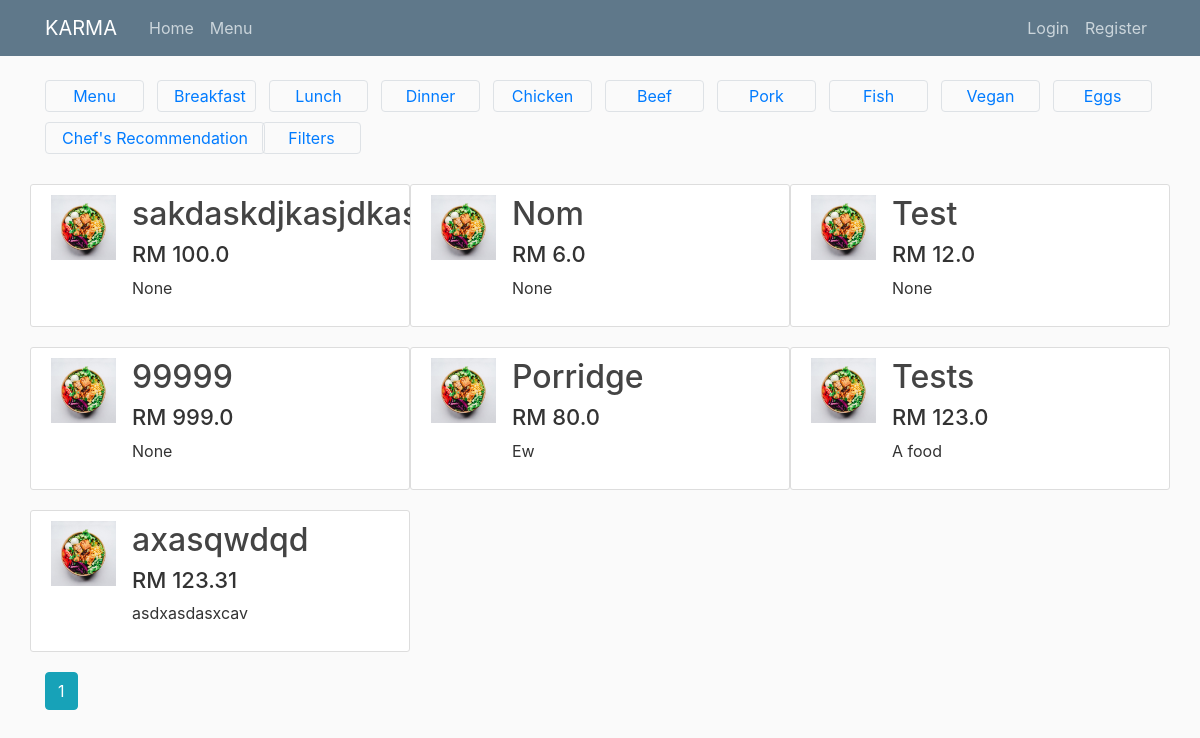
The page /menu on the database its author committed.
### ordermenu/models.py (models this page shows, shortened)
class Tags(db.Model):
    id = db.Column(db.Integer, primary_key=True)
    tagname = db.Column(db.String(20), nullable=False)

class Food(db.Model):
    id = db.Column(db.Integer, primary_key = True)
    name = db.Column(db.String(100), nullable=False, unique= True)
    price = db.Column(db.Float, nullable=False)
    description = db.Column(db.Text, nullable=False)
    smoldescription = db.Column(db.Text, nullable=False)
    image_file = db.Column(db.String(20), nullable=False, default='default.jpg')
    tags = db.relationship('Tags', secondary=food_tags, backref='foodtags',  lazy='dynamic')

### ordermenu/routes.py (the view)
@app.route("/menu")
def menu():
    tag = []
    temptag = Tags.query.all()
    for each in temptag:
        if each.tagname not in tag:
            tag.append(each.tagname)
    foodpage = request.args.get('page', 1, type=int)
    foodlist = Food.query.order_by(Food.id).paginate(page=foodpage, per_page=9)
    return render_template('menu.html', menulists=foodlist, tags = tag)

### ordermenu/templates/menu.html
{% extends "layout.html" %}
{% block content %}
<div class="navbar-expand-lg navbar-nav flex-row mr-auto tag-grid">
  <a class="nav-item nav-link border spaceme tag-item click-yellow rounded" href="{{ url_for('menu') }}"> Menu </a>
  {% for each in tags %}
    {% if each == "Chef's Recommendation" %}
      <a class="nav-item border rounded spaceme click-yellow tag-long tag-item long-tag" href="{{ url_for('filtertag', tag = each) }}"> {{each}} </a>
    {% else %}
      <a class="nav-item border rounded spaceme click-yellow tag-item" href="{{ url_for('filtertag', tag = each) }}"> {{each}} </a>
    {% endif %}
  {% endfor %}
  <a class="nav-item border rounded spaceme click-yellow tag-item ml-105" href="{{ url_for('filter_tags', tag = each) }}"> Filters </a>
</div>
<div class="row ezcontainer">
    {% for food in menulists.items %}
    {% if loop.index0 % 3 == 0 %}
    </div>
    <div class="row">
    {% endif %}
        <article class="media content-section col-4">
          <img class="article-img" src="{{ url_for('static', filename='food_pics/' + food.image_file) }}">
          <div class="media-body">
            <h2><a class="article-title" href="{{ url_for('fooddetail', food_id=food.id) }}">{{ food.name }}</a></h2>
            <h3 class="article-content text-blue lead h5 prices fw-bold"> RM {{food.price}} </h3>
            <p class="article-content mr-10">{{ food.smoldescription }}</p>
          </div>
        </article>
    {% endfor %}
</div>
    {% for page_num in menulists.iter_pages(left_edge=1, right_edge=1, left_current=1, right_current=2) %}
      {% if page_num %}
        {% if menulists.page == page_num %}
          <a class="btn btn-info mb-4" href="{{ url_for('menu', page=page_num) }}">{{ page_num }}</a>
        {% else %}
          <a class="btn btn-outline-info mb-4" href="{{ url_for('menu', page=page_num) }}">{{ page_num }}</a>
        {% endif %}
      {% else %}
        ...
      {% endif %}
    {% endfor %}
{% endblock content %}

### ordermenu/static/main.css (style rules this page uses)
body { background: #fafafa; color: #333333; margin-top: 5rem; }
h1, h2, h3, h4, h5, h6 { color: #444444; }
.content-section { background: #ffffff; padding: 10px 20px; border: 1px solid #dddddd; border-radius: 3px; margin-bottom: 20px; }
.article-title { color: #444444; }
.article-content { white-space: pre-line; }
.article-img { height: 65px; width: 65px; margin-right: 16px; }
.click-yellow { background-color: transparent; }
.rounded { border-radius: 20px; }
.tag-grid { display: grid; grid-template-columns: repeat(auto-fill, minmax(100px, 1fr)); grid-gap: 10px; margin-bottom: 30px; }
.tag-item { display: block; padding: 10px; border: 1px solid #ccc; border-radius: 10px; text-align: center; }
.long-tag { white-space: nowrap; overflow: visible; }
.ml-105 { left: 105px !important; }
.spaceme { position: relative; display: inline-block; padding: 3px 16px !important; margin-right: 3px; }
.tag-long { width: fit-content; }
.prices { font-size: 22px; font-weight: 500; }

### rows shown on the page
Tags: tagname "Breakfast"
Tags: tagname "Lunch"
Tags: tagname "Dinner"
Tags: tagname "Chicken"
Tags: tagname "Beef"
Tags: tagname "Pork"
Tags: tagname "Fish"
Tags: tagname "Vegan"
Tags: tagname "Eggs"
Tags: tagname "Chef's Recommendation"
Food: image_file (placeholder picture), name "sakdaskdjkasjdkas", price "100.0", smoldescription "None"
Food: image_file (placeholder picture), name "Nom", price "6.0", smoldescription "None"
Food: image_file (placeholder picture), name "Test", price "12.0", smoldescription "None"
Food: image_file (placeholder picture), name "99999", price "999.0", smoldescription "None"
Food: image_file (placeholder picture), name "Porridge", price "80.0", smoldescription "Ew"
Food: image_file (placeholder picture), name "Tests", price "123.0", smoldescription "A food"
Food: image_file (placeholder picture), name "axasqwdqd", price "123.31", smoldescription "asdxasdasxcav"

### other values the page prints
{{ page_num }} "1"
